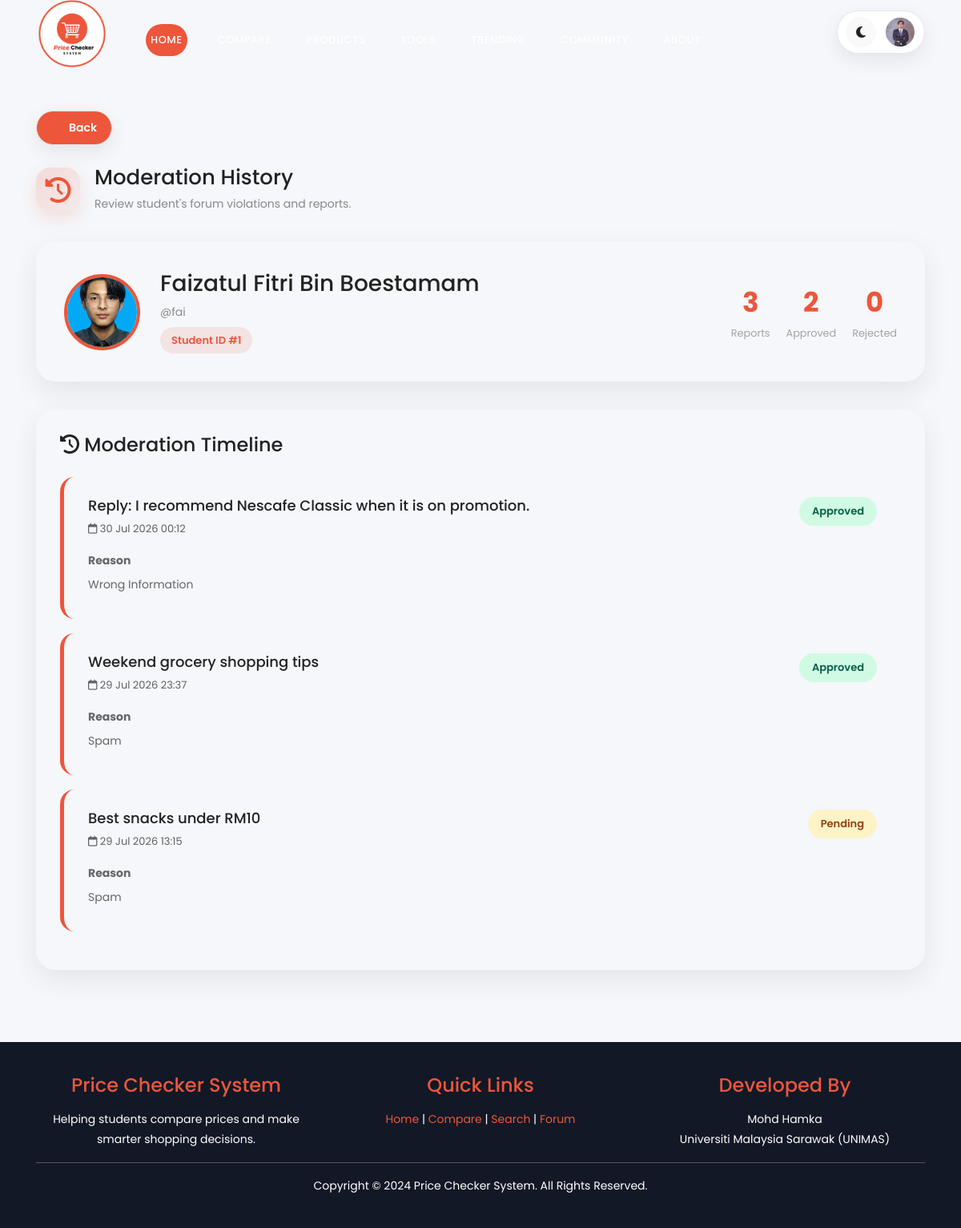
The page /src/admin/forumHistory.php?id=1 (signed in) on the database its author committed.
### tables this page shows
CREATE TABLE `student` (
  `studentID` int(11) NOT NULL,
  `fullName` varchar(255) NOT NULL,
  `username` varchar(255) NOT NULL,
  `email` varchar(255) NOT NULL,
  `password` varchar(255) NOT NULL,
  `studentIMG` varchar(255) NOT NULL,
  `logStatus` varchar(255) NOT NULL,
  `created_at` timestamp NOT NULL DEFAULT current_timestamp()
);

CREATE TABLE `forumreport` (
  `reportID` int(11) NOT NULL,
  `topicID` int(11) DEFAULT NULL,
  `replyID` int(11) DEFAULT NULL,
  `studentID` int(11) DEFAULT NULL,
  `reason` varchar(255) DEFAULT NULL,
  `created_at` timestamp NOT NULL DEFAULT current_timestamp(),
  `status` enum('Pending','Approved','Rejected') DEFAULT 'Pending'
);

CREATE TABLE `forumreply` (
  `replyID` int(11) NOT NULL,
  `topicID` int(11) NOT NULL,
  `studentID` int(11) NOT NULL,
  `replyContent` text NOT NULL,
  `created_at` timestamp NOT NULL DEFAULT current_timestamp(),
  `updated_at` timestamp NULL DEFAULT current_timestamp() ON UPDATE current_timestamp(),
  `status` varchar(20) NOT NULL DEFAULT 'Active'
);

CREATE TABLE `forumtopic` (
  `topicID` int(11) NOT NULL,
  `studentID` int(11) NOT NULL,
  `categoryID` int(11) NOT NULL,
  `topicTitle` varchar(200) NOT NULL,
  `topicContent` text NOT NULL,
  `views` int(11) DEFAULT 0,
  `isPinned` tinyint(1) DEFAULT 0,
  `isLocked` tinyint(1) DEFAULT 0,
  `status` enum('Active','Hidden') DEFAULT 'Active',
  `created_at` timestamp NOT NULL DEFAULT current_timestamp(),
  `updated_at` timestamp NOT NULL DEFAULT current_timestamp() ON UPDATE current_timestamp(),
  `topicTags` varchar(255) DEFAULT NULL
);

### src/admin/forumHistory.php (the view, shortened to what this page needs)
<?php
include("../config/db_cPCS.php");
$adminID=$_SESSION['adminID'];
$studentID=$_GET['id'];
$student=mysqli_fetch_assoc(mysqli_query($conn,"
SELECT
studentID,
fullName,
username,
studentIMG
FROM student
WHERE studentID='$studentID'
"));
$reports=mysqli_query($conn,"
SELECT
fr.*,
t.topicTitle,
r.replyContent
FROM forumreport fr
LEFT JOIN forumtopic t
ON fr.topicID=t.topicID
LEFT JOIN forumreply r
ON fr.replyID=r.replyID
WHERE fr.studentID='$studentID'
ORDER BY fr.created_at DESC
");
$total=mysqli_fetch_assoc(mysqli_query($conn,"
SELECT COUNT(*) total
FROM forumreport
WHERE studentID='$studentID'
"))['total'];
$approved=mysqli_fetch_assoc(mysqli_query($conn,"
SELECT COUNT(*) total
FROM forumreport
WHERE studentID='$studentID'
AND status='Approved'
"))['total'];
$rejected=mysqli_fetch_assoc(mysqli_query($conn,"
SELECT COUNT(*) total
FROM forumreport
WHERE studentID='$studentID'
AND status='Rejected'
"))['total'];
$user=mysqli_fetch_assoc(mysqli_query($conn,"
SELECT
adminUsername,
adminIMG
FROM admin
WHERE adminID='$adminID'
"));
$img=$user['adminIMG'] ?? "../../assets/images/profile/default.png";
?>
<!DOCTYPE html>
<html>
<head>
    <link rel="stylesheet" type="text/css" href="../../assets/css/bootstrap.min.css">
    <link rel="stylesheet" type="text/css" href="../../assets/css/font-awesome.css">
    <link rel="stylesheet" href="https://cdnjs.cloudflare.com/ajax/libs/font-awesome/6.7.2/css/all.min.css">
    <link rel="stylesheet" href="../../assets/css/styleindex.css">
    <link rel="stylesheet" href="../../assets/css/forum.css">
    <link rel="stylesheet" href="../../assets/css/footer.css">
</head>
<body>
<?php include("../student/includes/header.php"); ?>
    <section class="section community-section" id="community">
        <div class="container">
            <br><br>
            <a href="forumUserModeration.php"
            class="back-dashboard-btn">
                <i class="fa fa-arrow-left"></i>
                Back
            </a>
            <div class="forum-page-header">
                <div class="page-header-icon moderation-header-icon">
                    <i class="fa-solid fa-clock-rotate-left"></i>
                </div>
                <div>
                    <h2>
                        Moderation History
                    </h2>
                    <p>
                        Review student's forum violations and reports.
                    </p>
                </div>
            </div>
            <div class="history-profile-card">
                <div class="history-profile-left">
                    <img src="<?php echo !empty($student['studentIMG'])
                    ? $student['studentIMG']
                    : '../../assets/images/profile/default.png'; ?>">
                    <div>
                        <h2><?php echo htmlspecialchars($student['fullName']); ?></h2>
                        <p>@<?php echo htmlspecialchars($student['username']); ?></p>
                        <span class="history-user-id">
                            Student ID #<?php echo $student['studentID']; ?>
                        </span>
                    </div>
                </div>
                <div class="history-profile-right">
                    <div class="history-stat">
                        <span><?php echo $total; ?></span>
                        <small>Reports</small>
                    </div>
                    <div class="history-stat">
                        <span><?php echo $approved; ?></span>
                        <small>Approved</small>
                    </div>
                    <div class="history-stat">
                        <span><?php echo $rejected; ?></span>
                        <small>Rejected</small>
                    </div>
                </div>
            </div>
            <div class="history-timeline-panel">
                <div class="timeline-header">
                    <h3>
                        <i class="fa-solid fa-clock-rotate-left"></i>
                        Moderation Timeline
                    </h3>
                </div>
                <?php
                    while($row=mysqli_fetch_assoc($reports)){
                ?>
                <div class="timeline-card">
                    <div class="timeline-top">
                        <div>
                            <h4>
                                <?php
                                    if(!empty($row['topicTitle']))
                                    {
                                        echo htmlspecialchars($row['topicTitle']);
                                    }
                                    else if(!empty($row['replyContent']))
                                    {
                                        echo "Reply: " . htmlspecialchars(substr($row['replyContent'],0,80));
                                    }
                                    else
                                    {
                                        echo "Unknown Content";
                                    }
                                ?>
                            </h4>
                            <span class="timeline-date">
                                <i class="fa-regular fa-calendar"></i>
                                <?php echo date("d M Y H:i",strtotime($row['created_at'])); ?>
                            </span>
                        </div>
                        <span class="timeline-status
                        <?php echo strtolower($row['status']); ?>">
                            <?php echo $row['status']; ?>
                        </span>
                    </div>
                    <div class="timeline-body">
                        <p>
                            <strong>Reason</strong>
                        </p>
                        <p>
                            <?php echo htmlspecialchars($row['reason']); ?>
                        </p>
                    </div>
                </div>
                <?php } ?>
            </div>
        </div>
    </section>
    <?php include("../student/includes/footer.php"); ?>
</body>
</html>

### src/student/includes/header.php (shortened to what this page needs)
<?php
$currentPage = basename($_SERVER['PHP_SELF']);
$isDashboard = ($currentPage == "dashboard.php");
?>
<header class="header-area header-sticky">
    <div class="container">
        <div class="row">
            <div class="col-12">
                <nav class="main-nav">
                    <a href="../student/dashboard.php" class="logo">
                        <img src="../../assets/images/logo.png">
                    </a>
                    <ul class="nav">
                        <li>
                            <a href="<?php echo $isDashboard ? '#top' : '../student/dashboard.php#top'; ?>" class="nav-link active">
                                Home
                            </a>
                        </li>
                        <li>
                            <a href="<?php echo $isDashboard ? '#compare' : '../student/dashboard.php#compare'; ?>" class="nav-link">
                            </a>
                        </li>
                        <li>
                            <a href="<?php echo $isDashboard ? '#search' : '../student/dashboard.php#search'; ?>" class="nav-link">
                            </a>
                        </li>
                        <li>
                            <a href="<?php echo $isDashboard ? '#tools' : '../student/dashboard.php#tools'; ?>" class="nav-link">
                            </a>
                        </li>
                        <li>
                            <a href="<?php echo $isDashboard ? '#trend' : '../student/dashboard.php#trend'; ?>" class="nav-link">
                            </a>
                        </li>
                        <li>
                            <a href="<?php echo $isDashboard ? '#community' : '../student/dashboard.php#community'; ?>" class="nav-link">
                            </a>
                        </li>
                        <li>
                            <a href="<?php echo $isDashboard ? '#why-us' : '../student/dashboard.php#why-us'; ?>" class="nav-link">
                            </a>
                        </li>
                    </ul>
                    <div class="user-actions">
                        <button id="themeToggle"
                                class="theme-btn"
                                type="button">
                            <i class="fa-solid fa-moon"></i>
                        </button>
                        <div class="dropdown">
                            <img src="<?php echo $img; ?>"
                                 class="profile-avatar">
                        </div>
                    </div>
                </nav>
            </div>
        </div>
    </div>
</header>

### assets/css/styleindex.css (style rules this page uses)
html, body, div, span, applet, object, iframe, h1, h2, h3, h4, h5, h6, p, blockquote, div pre, a, abbr, acronym, address, big, cite, code, del, dfn, em, font, img, ins, kbd, q, s, samp, small, strike, strong, sub, sup, tt, var, b, u, i, center, dl, dt, dd, ol, ul, li, figure, header, nav, section, article, aside, footer, figcaption { margin: 0; padding: 0; border: 0; outline: 0; }
ul, li { padding: 0; margin: 0; list-style: none; }
header, nav, section, article, aside, footer, hgroup { display: block; }
* { box-sizing: border-box; }
html, body { font-family: 'Poppins', sans-serif; font-weight: 400; background-color: #fff; font-size: 16px; -ms-text-size-adjust: 100%; -webkit-font-smoothing: antialiased; -moz-osx-font-smoothing: grayscale; }
a { text-decoration: none !important; }
h1, h2, h3, h4, h5, h6 { margin-top: 0px; margin-bottom: 0px; }
ul { margin-bottom: 0px; }
p { font-size: 14px; line-height: 25px; color: #7a7a7a; }
html, body { background: #fff; font-family: 'Poppins', sans-serif; }
.header-area { position: absolute; top: 0px; left: 0px; right: 0px; z-index: 100; height: 90px; background: rgba(250,250,250,0.1); -webkit-transition: all .5s ease 0s; -moz-transition: all .5s ease 0s; -o-transition: all .5s ease 0s; transition: all .5s ease 0s; }
.header-area .main-nav { min-height: 80px; background: transparent; }
.header-area .main-nav .logo { line-height:50px; color: #fff; font-size: 32px; font-weight: 800; float: left; -webkit-transition: all 0.3s ease 0s; -moz-transition: all 0.3s ease 0s; -o-transition: all 0.3s ease 0s; transition: all 0.3s ease 0s; }
.header-area .main-nav .nav { float: right; margin-top: 27px; margin-right: 0px; background-color: transparent; -webkit-transition: all 0.3s ease 0s; -moz-transition: all 0.3s ease 0s; -o-transition: all 0.3s ease 0s; transition: all 0.3s ease 0s; position: relative; z-index: 999; }
.header-area .main-nav .nav li { padding-left: 20px; padding-right: 20px; }
.header-area .main-nav .nav li a { display: block; font-weight: 500; font-size: 13px; color: #7a7a7a; -webkit-transition: all 0.3s ease 0s; -moz-transition: all 0.3s ease 0s; -o-transition: all 0.3s ease 0s; transition: all 0.3s ease 0s; height: 40px; line-height: 40px; border: transparent; }
.header-area .main-nav .nav li a { color: #fff; }
.header-area.header-sticky { min-height: 80px; }
.header-area.header-sticky .nav { margin-top: 20px !important; }
@media (max-width: 1200px) { .header-area .main-nav .nav li { padding-left: 12px; padding-right: 12px; } }
@media (max-width: 1200px) { .header-area .main-nav:before { display: none; } }
@media (min-width: 767px) { .header-area .main-nav .nav { display: flex !important; } }

### rows shown on the page
student: studentIMG (picture), fullName "Faizatul Fitri Bin Boestamam", username "fai", studentID "1"
forumreport: replyID.replyContent "I recommend Nescafe Classic when it is on promotion.", created_at "30 Jul 2026 00:12", status "Approved", reason "Wrong Information"
forumreport: topicID.topicTitle "Weekend grocery shopping tips", created_at "29 Jul 2026 23:37", status "Approved", reason "Spam"
forumreport: topicID.topicTitle "Best snacks under RM10", created_at "29 Jul 2026 13:15", status "Pending", reason "Spam"

### other values the page prints
$total "3"
$approved "2"
$rejected "0"
